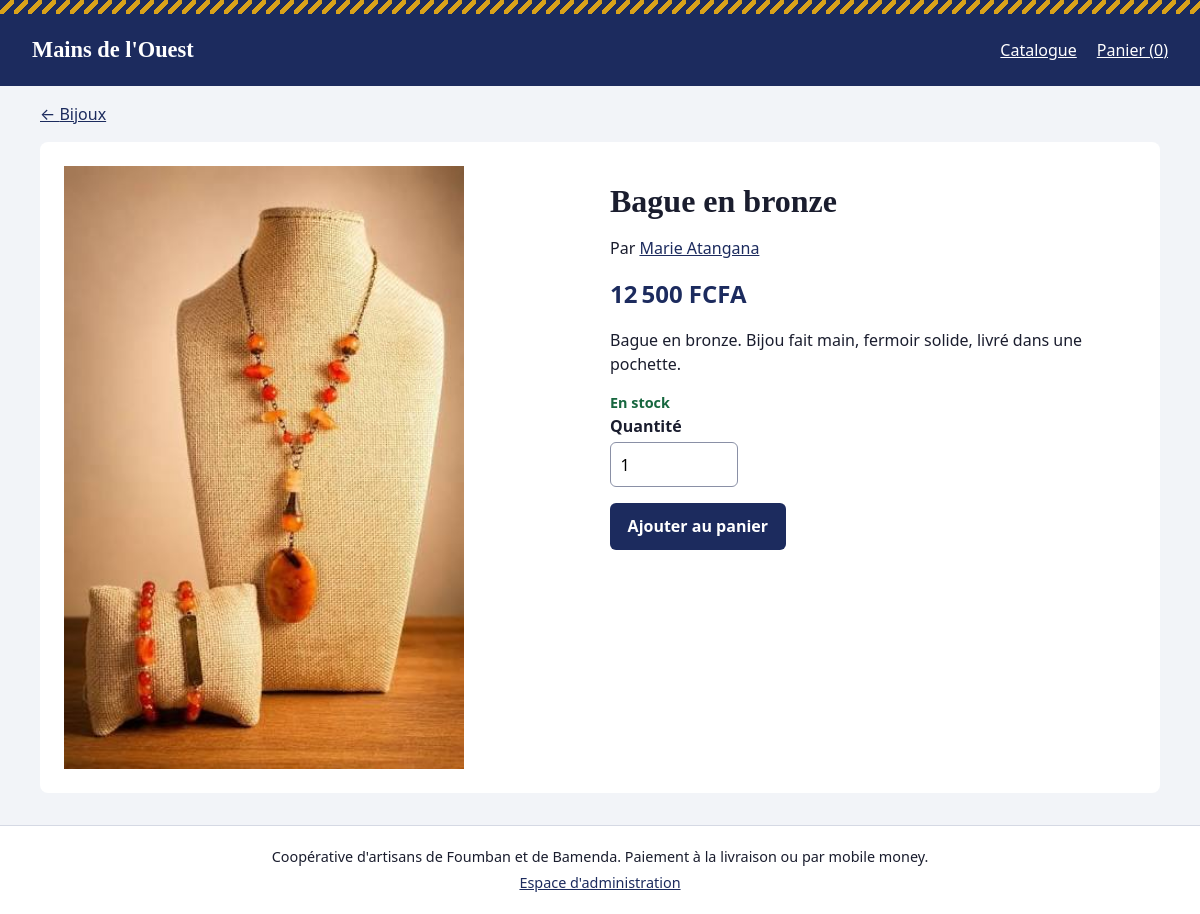
The page /produit/28 on the database its author committed.
### tables this page shows
CREATE TABLE categories (
    id          INTEGER PRIMARY KEY AUTOINCREMENT,
    nom         TEXT NOT NULL UNIQUE,
    description TEXT NOT NULL DEFAULT ''
);

CREATE TABLE produits (
    id           INTEGER PRIMARY KEY AUTOINCREMENT,
    nom          TEXT    NOT NULL,
    categorie_id INTEGER NOT NULL REFERENCES categories(id),
    description  TEXT    NOT NULL DEFAULT '',
    prix         INTEGER NOT NULL CHECK (prix > 0),
    stock        INTEGER NOT NULL DEFAULT 0 CHECK (stock >= 0),
    image        TEXT    NOT NULL DEFAULT 'img/defaut.jpg',
    artisan      TEXT    NOT NULL,
    actif        INTEGER NOT NULL DEFAULT 1 CHECK (actif IN (0, 1))
);

### app.py (the view)
@app.route("/produit/<int:produit_id>")
def produit(produit_id):
    lignes = chercher_produits(ids=[produit_id])
    if not lignes:
        abort(404)
    return render_template("produit.html", p=lignes[0])

### app.py (called while the page is built)
def get_db():
    if "db" not in g:
        g.db = sqlite3.connect(CHEMIN_BASE)
        g.db.row_factory = sqlite3.Row
        g.db.execute("PRAGMA foreign_keys = ON")
    return g.db

@app.teardown_appcontext
def fermer_db(_erreur):
    db = g.pop("db", None)
    if db is not None:
        db.close()

@app.before_request
def verifier_csrf():
    if request.method == "POST":
        attendu = session.get("csrf", "")
        recu = request.form.get("csrf", "")
        if not attendu or not secrets.compare_digest(attendu, recu):
            abort(400)

@app.context_processor
def contexte_commun():
    if "csrf" not in session:
        session["csrf"] = secrets.token_hex(16)
    return {"csrf": session["csrf"], "admin_connecte": "admin_id" in session,
            "MODES_PAIEMENT": MODES_PAIEMENT, "SEUIL": SEUIL_ALERTE_STOCK}

@app.after_request
def en_tetes_securite(reponse):
    reponse.headers["X-Content-Type-Options"] = "nosniff"
    reponse.headers["Content-Security-Policy"] = (
        "default-src 'self'; img-src 'self' data:; frame-ancestors 'none'")
    return reponse

@app.template_filter("fcfa")
def filtre_fcfa(montant):
    return f"{int(montant):,}".replace(",", "\u202f") + "\u00a0FCFA"

def chercher_produits(categorie=None, recherche="", tri="nom", ids=None, artisan=None):
    sql = ("SELECT p.*, c.nom AS categorie FROM produits p "
           "JOIN categories c ON c.id = p.categorie_id WHERE p.actif = 1")
    params = []
    if categorie:
        sql += " AND p.categorie_id = ?"
        params.append(categorie)
    if recherche:
        sql += " AND (p.nom LIKE ? OR p.description LIKE ? OR p.artisan LIKE ?)"
        params += [f"%{recherche}%"] * 3
    if artisan:
        sql += " AND p.artisan = ?"
        params.append(artisan)
    if ids:
        sql += " AND p.id IN (%s)" % ",".join("?" * len(ids))  # seuls des « ? » sont insérés
        params += ids
    sql += " ORDER BY " + TRIS.get(tri, TRIS["nom"])
    return get_db().execute(sql, params).fetchall()

### templates/produit.html (shortened to what this page needs)
{% extends "base.html" %}
{% block contenu %}
<p><a href="{{ url_for('catalogue', categorie=p.categorie_id) }}">← {{ p.categorie }}</a></p>
<article class="fiche">
  <img src="{{ url_for('static', filename=p.image) }}" alt="{{ p.nom }}, par {{ p.artisan }}" width="400" height="300">
  <div>
    <h1>{{ p.nom }}</h1>
    <p>Par <a href="{{ url_for('artisan', nom=p.artisan) }}">{{ p.artisan }}</a></p>
    <p class="prix prix-grand">{{ p.prix|fcfa }}</p>
    <p>{{ p.description }}</p>
    {% if p.stock > 0 %}
    <p class="stock stock-ok">En stock{% if p.stock < SEUIL %} (plus que {{ p.stock }}){% endif %}</p>
    <div class="champ champ-court">
      <label for="qte-{{ p.id }}">Quantité</label>
      <input type="number" id="qte-{{ p.id }}" value="1" min="1" max="{{ p.stock }}">
    </div>
    <button type="button" class="bouton" data-ajouter="{{ p.id }}" data-stock="{{ p.stock }}">Ajouter au panier</button>
    {% else %}
    <p class="stock stock-vide">Épuisé</p>
    {% endif %}
  </div>
</article>
{% endblock %}

### static/css/style.css (style rules this page uses)
:root { --indigo: #1c2b5e; --encre: #1a1d2e; --fond: #f2f4f8; --surface: #ffffff; --raphia: #d9a21b; --trait: #d5d9e4; --ok: #17673f; --alerte: #b3261e; --police-titre: "Palatino Linotype", Palatino, "Book Antiqua", Georgia, serif; --police-texte: system-ui, -apple-system, "Segoe UI", Roboto, sans-serif; }
*, *::before, *::after { box-sizing: border-box; }
body { margin: 0; font-family: var(--police-texte); color: var(--encre); background: var(--fond); line-height: 1.5; }
h1, h2, h3, .logo { font-family: var(--police-titre); line-height: 1.2; }
h1 { font-size: 1.6rem; margin: 1rem 0; }
a { color: var(--indigo); }
img { max-width: 100%; height: auto; display: block; }
.bouton { display: inline-block; background: var(--indigo); color: #fff; border: 0; border-radius: 6px; padding: .7rem 1.1rem; font: inherit; font-weight: 600; cursor: pointer; text-decoration: none; min-height: 44px; }
.champ { display: flex; flex-direction: column; gap: .25rem; margin-bottom: 1rem; }
.champ-court { max-width: 8rem; }
label, legend { font-weight: 600; }
input[type=text], input[type=search], input[type=tel], input[type=number], input[type=password], input[type=date], select, textarea { font: inherit; padding: .6rem; border: 1px solid #8a90a6; border-radius: 6px; background: #fff; width: 100%; min-height: 44px; }
.prix { font-weight: 700; margin: .25rem 0; }
.prix-grand { font-size: 1.5rem; color: var(--indigo); }
.stock { margin: 0; font-weight: 600; font-size: .9rem; }
.stock-ok { color: var(--ok); }
.fiche { display: grid; gap: 1.25rem; background: var(--surface); padding: 1rem; border-radius: 8px; }
@media (min-width: 40em) { h1 { font-size: 2rem; } }
@media (min-width: 40em) { .fiche { grid-template-columns: 1fr 1fr; padding: 1.5rem; } }

### rows shown on the page
categories: categorie "Bijoux"
produits: image (picture), nom "Bague en bronze", artisan "Marie Atangana", prix|fcfa "12 500 FCFA", description "Bague en bronze. Bijou fait main, fermoir solide, livré dans une pochette."
